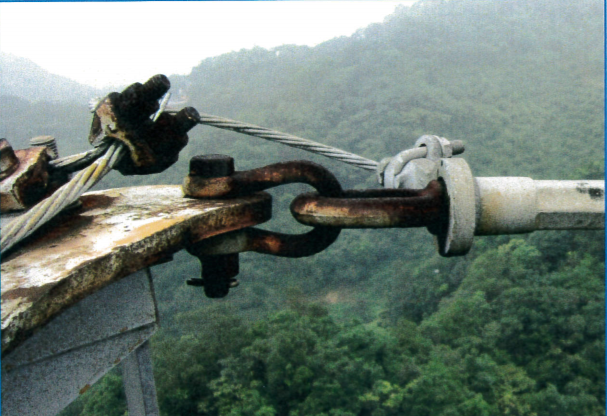
#> input picture image/50.PNG, 607 x 416 px, found by its file name
$ python test.py
#> lines starting #> are read from the running program, lines starting #| are printed output that depends on the picture
import cv2
import numpy as np
import matplotlib.pyplot as plt

img = cv2.imread('./image/50.PNG',0)#image read be 'gray'
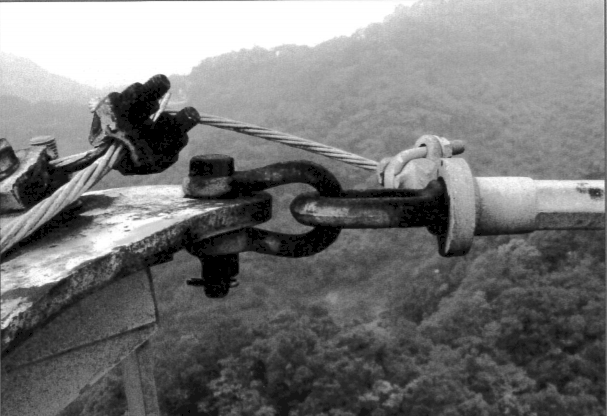
#> img: shape (416, 607); min 0, max 255, mean 118.7
plt.subplot(121)
plt.imshow(img,'gray')
plt.title('original')
plt.xticks([])
plt.yticks([])

#change img(2D) to 1D
img1 = img.reshape((img.shape[0]*img.shape[1],1))
img1 = np.float32(img1)

#define criteria = (type,max_iter,epsilon)
criteria = (cv2.TERM_CRITERIA_EPS + cv2.TERM_CRITERIA_MAX_ITER,10,1.0)

#set flags: hou to choose the initial center
#---cv2.KMEANS_PP_CENTERS ; cv2.KMEANS_RANDOM_CENTERS
flags = cv2.KMEANS_RANDOM_CENTERS
# apply kmenas
compactness,labels,centers = cv2.kmeans(img1,4,None,criteria,50,flags)
#> compactness = 82094946.2; centers = [37.21, 87.01, 243.9, 163.3]

img2 = labels.reshape((img.shape[0],img.shape[1]))
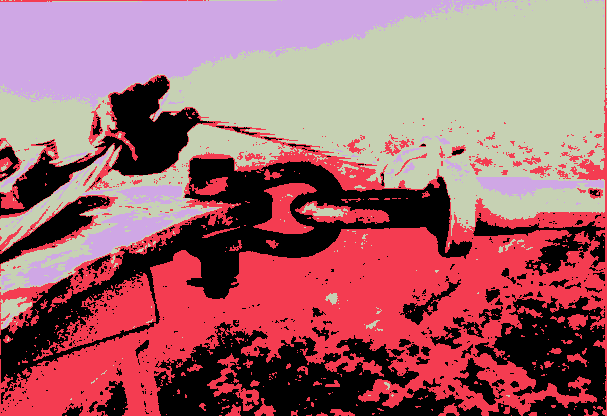
#> img2: shape (416, 607) int32; 4 distinct labels, from 0 to 3; one colour per label, 0 black
plt.subplot(122)
# cv2.imshow('origin',img)
# cv2.imshow('kmean',img2)
plt.imshow(img2,'gray')
plt.title('kmeans')
plt.xticks([])
plt.yticks([])
# cv2.waitKey(0)
plt.show()
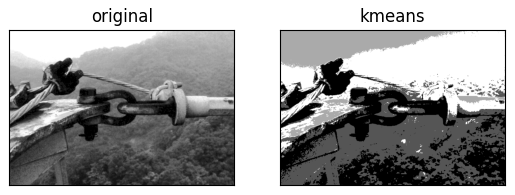
#> figure drawn by matplotlib, 2 panels

$ run again, with image/01.PNG copied over image/50.PNG
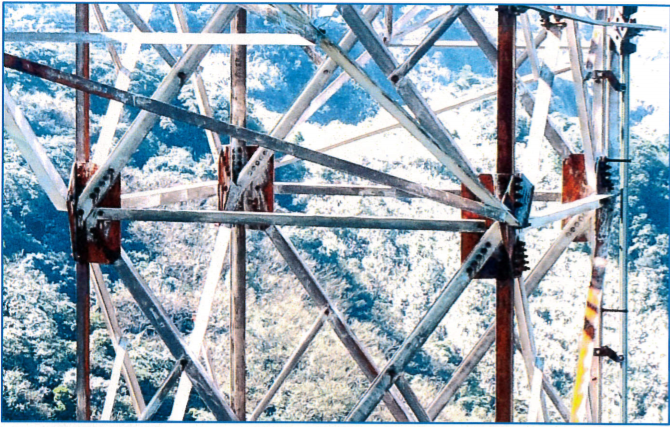
#> input picture image/01.PNG, 670 x 427 px, found by its file name
#> `img = cv2.imread('./image/50.PNG',0)#image read be 'gray'`:
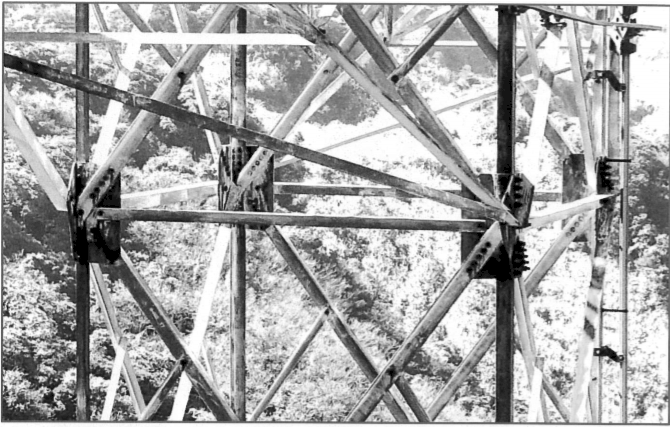
#> img: shape (427, 670); min 0, max 255, mean 168.3
#> compactness = 85836152.2; centers = [184, 123.7, 238.8, 58.79]
#> `plt.show()`:
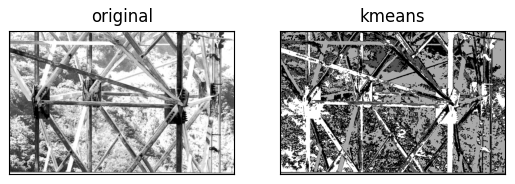
#> figure drawn by matplotlib, 2 panels

$ run again, with image/02.PNG copied over image/50.PNG
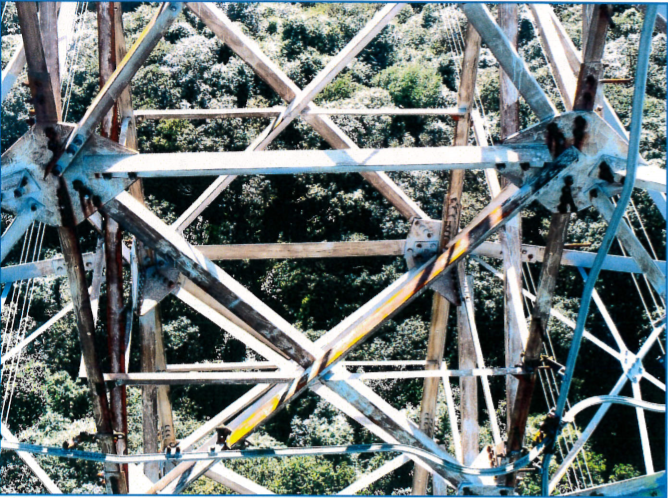
#> input picture image/02.PNG, 668 x 498 px, found by its file name
#> `img = cv2.imread('./image/50.PNG',0)#image read be 'gray'`:
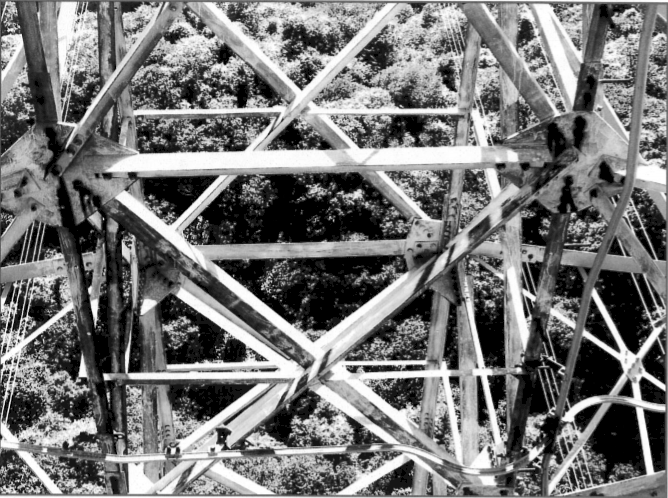
#> img: shape (498, 668); min 0, max 255, mean 118.5
#> compactness = 127981513; centers = [92.67, 161.2, 231.1, 22.22]
#> `plt.show()`:
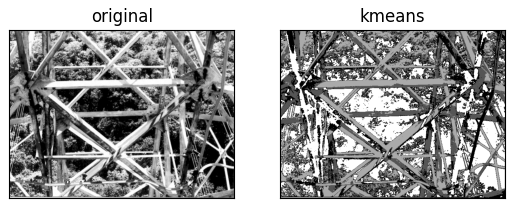
#> figure drawn by matplotlib, 2 panels

$ run again, with image/03.PNG copied over image/50.PNG
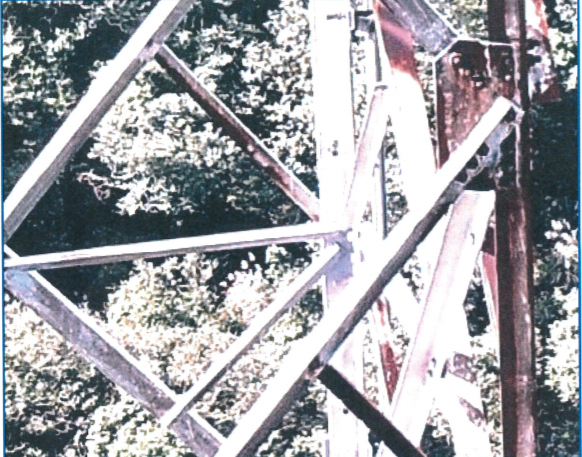
#> input picture image/03.PNG, 582 x 457 px, found by its file name
#> compactness = 52236504.2; centers = [123.8, 183, 60.96, 248]
#> `img2 = labels.reshape((img.shape[0],img.shape[1]))`:
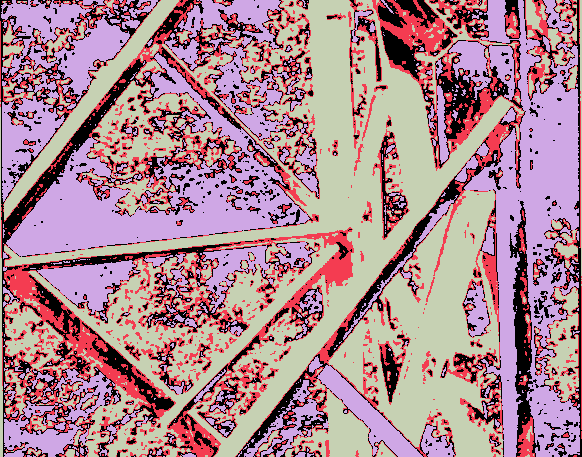
#> img2: shape (457, 582) int32; 4 distinct labels, from 0 to 3; one colour per label, 0 black
#> `plt.show()`:
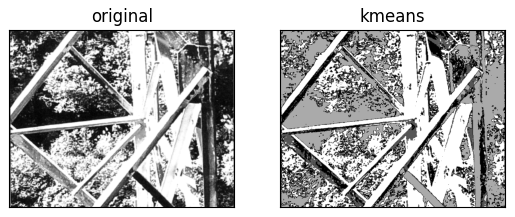
#> figure drawn by matplotlib, 2 panels
